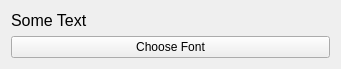
<?xml version="1.0" encoding="UTF-8"?>
<ui version="4.0">
 <class>Widget</class>
 <widget class="QWidget" name="Widget">
  <property name="geometry">
   <rect>
    <x>0</x>
    <y>0</y>
    <width>341</width>
    <height>65</height>
   </rect>
  </property>
  <property name="windowTitle">
   <string>Widget</string>
  </property>
  <layout class="QVBoxLayout" name="verticalLayout">
   <item>
    <widget class="QLabel" name="label">
     <property name="font">
      <font>
       <pointsize>12</pointsize>
      </font>
     </property>
     <property name="text">
      <string>Some Text</string>
     </property>
    </widget>
   </item>
   <item>
    <widget class="QPushButton" name="chooseFontButton">
     <property name="text">
      <string>Choose Font</string>
     </property>
    </widget>
   </item>
  </layout>
 </widget>
 <resources/>
 <connections/>
</ui>
